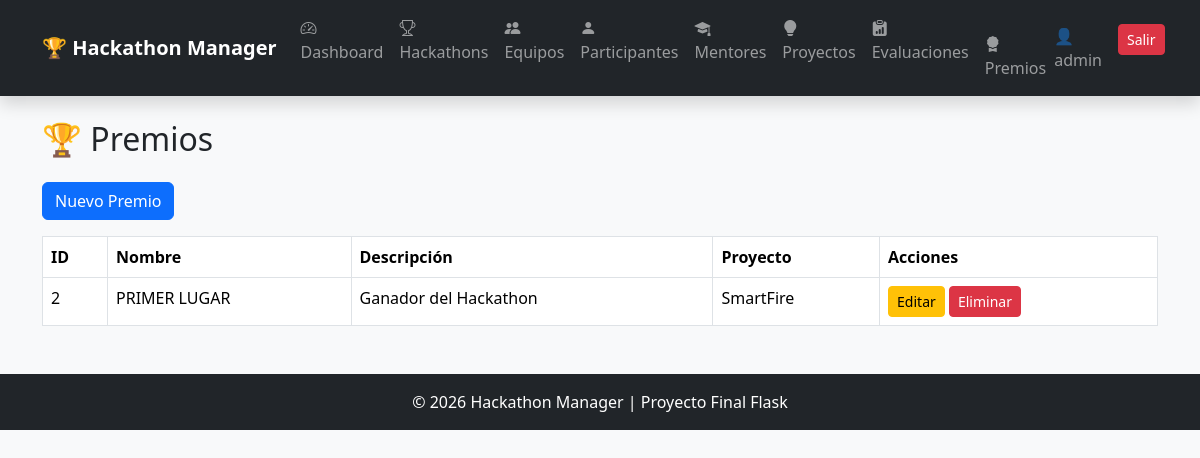
/premios (signed in), run on an earlier commit of the app's database.
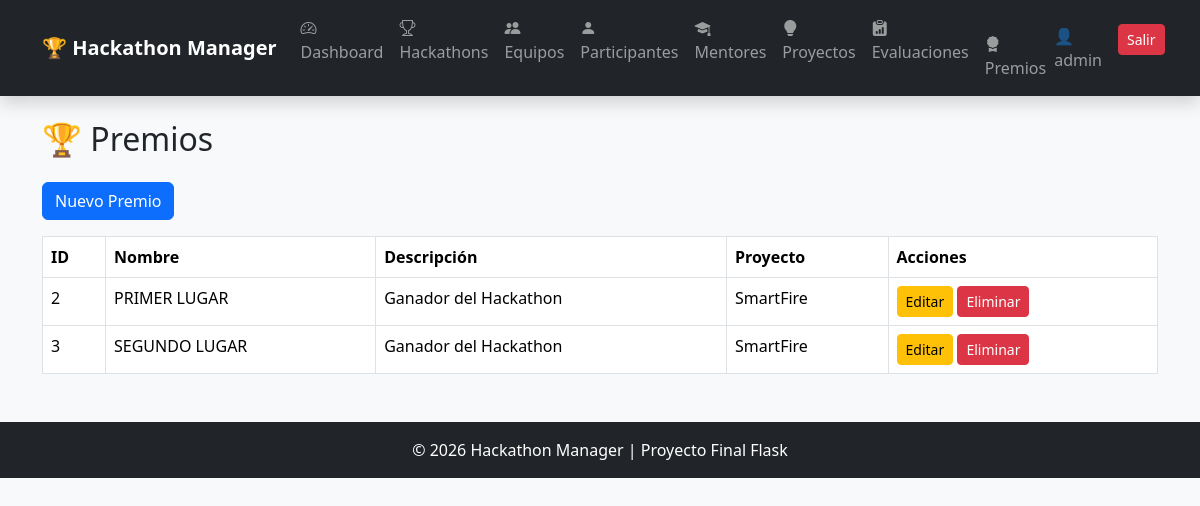
And on a later commit of the database.
### app/models/usuario.py (models this page shows, shortened)
class Usuario(UserMixin, db.Model):
    __tablename__ = "usuarios"
    id = db.Column(
        db.Integer,
        primary_key=True
    )
    nombre = db.Column(
        db.String(100),
        nullable=False
    )
    email = db.Column(
        db.String(100),
        unique=True,
        nullable=False
    )
    username = db.Column(
        db.String(50),
        unique=True,
        nullable=False
    )
    password = db.Column(
        db.String(255),
        nullable=False
    )
    rol_id = db.Column(
        db.Integer,
        db.ForeignKey("roles.id"),
        nullable=False
    )

### app/models/premio.py (models this page shows)
class Premio(db.Model):
    __tablename__ = "premios"
    id = db.Column(
        db.Integer,
        primary_key=True
    )
    nombre = db.Column(
        db.String(100),
        nullable=False
    )
    descripcion = db.Column(
        db.String(200)
    )
    proyecto_id = db.Column(
        db.Integer,
        db.ForeignKey("proyectos.id")
    )
    proyecto = db.relationship(
        "Proyecto",
        backref="premios"
    )

### app/models/proyecto.py (models this page shows, shortened)
class Proyecto(db.Model):
    __tablename__ = "proyectos"
    id = db.Column(
        db.Integer,
        primary_key=True
    )
    nombre = db.Column(
        db.String(150),
        nullable=False
    )
    descripcion = db.Column(
        db.Text,
        nullable=False
    )
    tecnologia = db.Column(
        db.String(100),
        nullable=False
    )
    estado = db.Column(
        db.String(50),
        default="En desarrollo"
    )
    equipo_id = db.Column(
        db.Integer,
        db.ForeignKey("equipos.id"),
        nullable=False
    )
    evaluaciones = db.relationship(
    "Evaluacion",
    backref="proyecto",
    lazy=True
)

### app/premios/routes.py (the view)
@premio_bp.route("/premios")
@login_required
def listar_premios():
    premios = Premio.query.all()
    return render_template(
        "premios/listar.html",
        premios=premios
    )

### app/templates/premios/listar.html
{% extends 'base.html' %}
{% block content %}
<h2 class="mb-4">
    🏆 Premios
</h2>
<a href="/premios/nuevo"
   class="btn btn-primary mb-3">
    Nuevo Premio
</a>
<table class="table table-bordered">
    <thead>
        <tr>
            <th>ID</th>
            <th>Nombre</th>
            <th>Descripción</th>
            <th>Proyecto</th>
            <th>Acciones</th>
        </tr>
    </thead>
    <tbody>
        {% for premio in premios %}
        <tr>
            <td>{{ premio.id }}</td>
            <td>{{ premio.nombre }}</td>
            <td>{{ premio.descripcion }}</td>
            <td>
                {% if premio.proyecto %}
                    {{ premio.proyecto.nombre }}
                {% endif %}
            </td>
            <td>
    <a
        href="/premios/editar/{{ premio.id }}"
        class="btn btn-warning btn-sm">
        Editar
    </a>
    <a
        href="/premios/eliminar/{{ premio.id }}"
        class="btn btn-danger btn-sm">
        Eliminar
    </a>
</td>
        </tr>
        {% endfor %}
    </tbody>
</table>
{% endblock %}

### app/templates/base.html (shortened to what this page needs)
<!DOCTYPE html>
<html lang="es">
<head>
    <link href="https://cdn.jsdelivr.net/npm/bootstrap@5.3.7/dist/css/bootstrap.min.css"
          rel="stylesheet">
    <link rel="stylesheet"
          href="https://cdn.jsdelivr.net/npm/bootstrap-icons@1.11.3/font/bootstrap-icons.min.css">
    <link
rel="stylesheet"
href="{{ url_for('static', filename='css/style.css') }}">
</head>
<body class="bg-light">
<nav class="navbar navbar-expand-lg navbar-dark bg-dark shadow">
    <div class="container">
        <a class="navbar-brand fw-bold"
           href="/">
            🏆 Hackathon Manager
        </a>
        <div class="collapse navbar-collapse"
             id="menu">
            <ul class="navbar-nav me-auto">
                {% if current_user.is_authenticated %}
                <li class="nav-item">
                    <a class="nav-link" href="/dashboard">
                        <i class="bi bi-speedometer2"></i>
                        Dashboard
                    </a>
                </li>
                <li class="nav-item">
                    <a class="nav-link" href="/hackathons">
                        <i class="bi bi-trophy"></i>
                        Hackathons
                    </a>
                </li>
                <li class="nav-item">
                    <a class="nav-link" href="/equipos">
                        <i class="bi bi-people-fill"></i>
                        Equipos
                    </a>
                </li>
                <li class="nav-item">
                    <a class="nav-link" href="/participantes">
                        <i class="bi bi-person-fill"></i>
                        Participantes
                    </a>
                </li>
                <li class="nav-item">
                    <a class="nav-link" href="/mentores">
                        <i class="bi bi-mortarboard-fill"></i>
                        Mentores
                    </a>
                </li>
                <li class="nav-item">
                    <a class="nav-link" href="/proyectos">
                        <i class="bi bi-lightbulb-fill"></i>
                        Proyectos
                    </a>
                </li>
                <li class="nav-item">
                    <a class="nav-link" href="/evaluaciones">
                        <i class="bi bi-clipboard-data-fill"></i>
                        Evaluaciones
                        <li class="nav-item">
    <a class="nav-link" href="/premios">
        <i class="bi bi-award-fill"></i>
        Premios
    </a>
</li>
                    </a>
                </li>
                {% endif %}
            </ul>
            <ul class="navbar-nav">
                {% if current_user.is_authenticated %}
                <li class="nav-item">
                    <span class="navbar-text me-3">
                        👤 {{ current_user.username }}
                    </span>
                </li>
                <li class="nav-item">
                    <a class="btn btn-danger btn-sm"
                       href="/logout">
                        Salir
                    </a>
                </li>
                {% endif %}
            </ul>
        </div>
    </div>
</nav>
<div class="container mt-4">
    {% block content %}
    {% endblock %}
</div>
<footer class="bg-dark text-white text-center mt-5 p-3">
    © 2026 Hackathon Manager | Proyecto Final Flask
</footer>
</body>
</html>

### app/static/css/style.css (style rules this page uses)
body { background:#f4f7fc; }

What changed in the data, as far as the page shows it:
added Premio: id "3", nombre "SEGUNDO LUGAR", descripcion "Ganador del Hackathon", proyecto.nombre "SmartFire"
